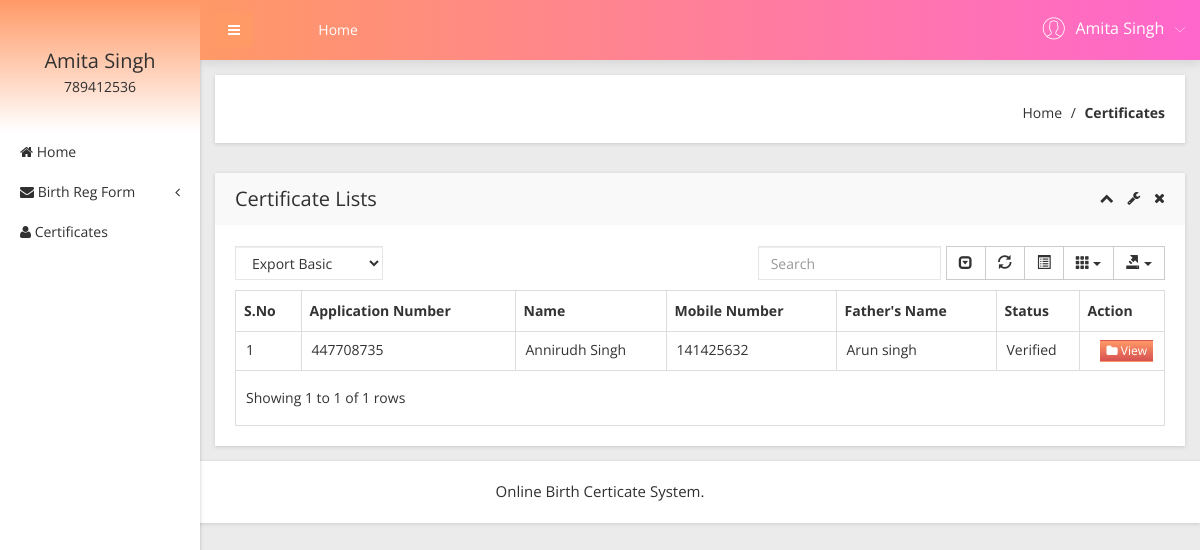
Page /obcs/user/certificates-list.php (signed in) on the committed database.
### tables this page shows
CREATE TABLE `tbluser` (
  `ID` int(10) NOT NULL,
  `FirstName` varchar(200) DEFAULT NULL,
  `LastName` varchar(200) DEFAULT NULL,
  `MobileNumber` bigint(10) DEFAULT NULL,
  `Address` mediumtext DEFAULT NULL,
  `Password` varchar(200) NOT NULL,
  `RegDate` timestamp NULL DEFAULT current_timestamp()
);

CREATE TABLE `tblapplication` (
  `ID` int(10) NOT NULL,
  `UserID` int(5) NOT NULL,
  `ApplicationID` varchar(200) DEFAULT NULL,
  `DateofBirth` varchar(200) DEFAULT NULL,
  `Gender` varchar(50) DEFAULT NULL,
  `FullName` varchar(200) DEFAULT NULL,
  `PlaceofBirth` varchar(200) DEFAULT NULL,
  `NameofFather` varchar(200) DEFAULT NULL,
  `NameOfMother` varchar(120) DEFAULT NULL,
  `PermanentAdd` mediumtext DEFAULT NULL,
  `PostalAdd` mediumtext DEFAULT NULL,
  `MobileNumber` bigint(10) DEFAULT NULL,
  `Email` varchar(200) DEFAULT NULL,
  `Dateofapply` timestamp NULL DEFAULT current_timestamp(),
  `Remark` varchar(200) DEFAULT NULL,
  `Status` varchar(50) DEFAULT NULL,
  `UpdationDate` timestamp NULL DEFAULT NULL ON UPDATE current_timestamp()
);

### obcs/user/certificates-list.php (the view, shortened to what this page needs)
<?php
include('includes/dbconnection.php');
if (strlen($_SESSION['obcsuid']==0)) {
  header('location:logout.php');
  } else{
  ?>
<!doctype html>
<html class="no-js" lang="en">
<head>
    <link rel="stylesheet" href="css/bootstrap.min.css">
    <link rel="stylesheet" href="css/font-awesome.min.css">
    <link rel="stylesheet" href="css/adminpro-custon-icon.css">
    <link rel="stylesheet" href="css/meanmenu.min.css">
    <link rel="stylesheet" href="css/jquery.mCustomScrollbar.min.css">
    <link rel="stylesheet" href="css/animate.css">
    <link rel="stylesheet" href="css/data-table/bootstrap-table.css">
    <link rel="stylesheet" href="css/data-table/bootstrap-editable.css">
    <link rel="stylesheet" href="css/normalize.css">
    <link rel="stylesheet" href="css/c3.min.css">
    <link rel="stylesheet" href="style.css">
    <link rel="stylesheet" href="css/responsive.css">
</head>
<body class="materialdesign">
    <div class="wrapper-pro">
      <?php include_once('includes/sidebar.php');?>
        <?php include_once('includes/header.php');?>
            <div class="breadcome-area mg-b-30 small-dn">
                <div class="container-fluid">
                    <div class="row">
                        <div class="col-lg-12">
                            <div class="breadcome-list shadow-reset">
                                <div class="row">
                                    <div class="col-lg-12">
                                        <ul class="breadcome-menu">
                                            <li><a href="dashboard.php">Home</a> <span class="bread-slash">/</span>
                                            </li>
                                            <li><span class="bread-blod">Certificates</span>
                                            </li>
                                        </ul>
                                    </div>
                                </div>
                            </div>
                        </div>
                    </div>
                </div>
            </div>
            <div class="data-table-area mg-b-15">
                <div class="container-fluid">
                    <div class="row">
                        <div class="col-lg-12">
                            <div class="sparkline13-list shadow-reset">
                                <div class="sparkline13-hd">
                                    <div class="main-sparkline13-hd">
                                        <h1>Certificate Lists</h1>
                                        <div class="sparkline13-outline-icon">
                                            <span class="sparkline13-collapse-link"><i class="fa fa-chevron-up"></i></span>
                                            <span><i class="fa fa-wrench"></i></span>
                                            <span class="sparkline13-collapse-close"><i class="fa fa-times"></i></span>
                                        </div>
                                    </div>
                                </div>
                                <div class="sparkline13-graph">
                                    <div class="datatable-dashv1-list custom-datatable-overright">
                                        <div id="toolbar">
                                            <select class="form-control">
                                                <option value="">Export Basic</option>
                                            </select>
                                        </div>
                                        <table id="table" data-toggle="table" data-pagination="true" data-search="true" data-show-columns="true" data-show-pagination-switch="true" data-show-refresh="true" data-key-events="true" data-show-toggle="true" data-resizable="true" data-cookie="true" data-cookie-id-table="saveId" data-show-export="true" data-click-to-select="true" data-toolbar="#toolbar">
                                            <thead>
                                                <tr>
                                                    <th>S.No</th>
                                                    <th>Application Number</th>
                                                    <th>Name</th>
                                                    <th >Mobile Number</th>
                                                    <th>Father's Name</th>
                                                    <th>Status</th>
                                                    <th data-field="action">Action</th>
                                                </tr>
                                            </thead>
                                            <tbody>
                                              <?php
                                            $uid= $_SESSION['obcsuid'];
$sql="SELECT * from tblapplication where UserID=:uid and Status='Verified'";
$query = $dbh -> prepare($sql);
$query-> bindParam(':uid', $uid, PDO::PARAM_STR);
$query->execute();
$results=$query->fetchAll(PDO::FETCH_OBJ);
$cnt=1;
if($query->rowCount() > 0)
{
foreach($results as $row)
{               ?>
                                                <tr>
                                                    <td><?php echo htmlentities($cnt);?></td>
                                                    <td><?php  echo htmlentities($row->ApplicationID);?></td>
                                                    <td><?php  echo htmlentities($row->FullName);?></td>
                                                   <td><?php  echo htmlentities($row->MobileNumber);?></td>
                                                    <td><?php  echo htmlentities($row->NameofFather);?></td>
                                                  <?php if($row->Status==""){ ?>
                     <td><?php echo "Still Pending"; ?></td>
<?php } else { ?>                  <td><?php  echo htmlentities($row->Status);?>
                  </td>
                  <?php } ?>
                                                    <td class="datatable-ct"><a href="certificates.php?viewid=<?php echo htmlentities ($row->ID);?>"><button class="btn btn-white btn-action btn-xs"><i class="fa fa-folder"></i> View</button></a>
                                                    </td>
                                                </tr>
                                             <?php $cnt=$cnt+1;}} ?>
                                            </tbody>
                                        </table>
                                    </div>
                                </div>
                            </div>
                        </div>
                    </div>
                </div>
            </div>
        </div>
    </div>
  <?php include_once('includes/footer.php');?>
</body>
</html><?php }  ?>

### obcs/user/includes/sidebar.php (shortened to what this page needs)
        <?php
include('includes/dbconnection.php');
if (strlen($_SESSION['obcsuid']==0)) {
  header('location:logout.php');
  } else{
  ?>
  <div class="left-sidebar-pro">
            <nav id="sidebar">
                <div class="sidebar-header">
                     <?php
$uid=$_SESSION['obcsuid'];
$sql="SELECT FirstName,LastName,MobileNumber from  tbluser where ID=:uid";
$query = $dbh -> prepare($sql);
$query->bindParam(':uid',$uid,PDO::PARAM_STR);
$query->execute();
$results=$query->fetchAll(PDO::FETCH_OBJ);
$cnt=1;
if($query->rowCount() > 0)
{
foreach($results as $row)
{               ?>
                    <h3><?php  echo $row->FirstName;?>  <?php  echo $row->LastName;?></h3>
                    <p><?php  echo $row->MobileNumber;?></p><?php $cnt=$cnt+1;}} ?>
                </div>
                <div class="left-custom-menu-adp-wrap">
                    <ul class="nav navbar-nav left-sidebar-menu-pro">
                        <li class="nav-item">
                            <a href="dashboard.php" role="button" aria-expanded="false"><i class="fa big-icon fa-home"></i> <span class="mini-dn">Home</span> </a>
                        </li>
                        <li class="nav-item"><a href="#" data-toggle="dropdown" role="button" aria-expanded="false" class="nav-link dropdown-toggle"><i class="fa big-icon fa-envelope"></i> <span class="mini-dn">Birth Reg Form</span> <span class="indicator-right-menu mini-dn"><i class="fa indicator-mn fa-angle-left"></i></span></a>
                        </li>
                       <li class="nav-item">
                            <a href="certificates-list.php" role="button" aria-expanded="false"><i class="fa big-icon fa-user"></i> <span class="mini-dn">Certificates</span> </a>
                        </li>
                    </ul>
                </div>
            </nav>
        </div><?php }  ?>

### obcs/user/includes/header.php (shortened to what this page needs)
       <?php
include('includes/dbconnection.php');
if (strlen($_SESSION['obcsuid']==0)) {
  header('location:logout.php');
  } else{
  ?>
 <div class="content-inner-all">
            <div class="header-top-area">
                <div class="fixed-header-top">
                    <div class="container-fluid">
                        <div class="row">
                            <div class="col-lg-1 col-md-6 col-sm-6 col-xs-12">
                                <button type="button" id="sidebarCollapse" class="btn bar-button-pro header-drl-controller-btn btn-info navbar-btn">
                                    <i class="fa fa-bars"></i>
                                </button>
                            </div>
                            <div class="col-lg-6 col-md-1 col-sm-1 col-xs-12">
                                <div class="header-top-menu tabl-d-n">
                                    <ul class="nav navbar-nav mai-top-nav">
                                        <li class="nav-item"><a href="dashboard.php" class="nav-link">Home</a>
                                        </li>
                                    </ul>
                                </div>
                            </div>
                            <div class="col-lg-5 col-md-5 col-sm-6 col-xs-12">
                                <div class="header-right-info">
                                    <ul class="nav navbar-nav mai-top-nav header-right-menu">
                                <?php
$uid=$_SESSION['obcsuid'];
$sql="SELECT FirstName,LastName,MobileNumber from  tbluser where ID=:uid";
$query = $dbh -> prepare($sql);
$query->bindParam(':uid',$uid,PDO::PARAM_STR);
$query->execute();
$results=$query->fetchAll(PDO::FETCH_OBJ);
$cnt=1;
if($query->rowCount() > 0)
{
foreach($results as $row)
{               ?>
                                        <li class="nav-item">
                                            <a href="#" data-toggle="dropdown" role="button" aria-expanded="false" class="nav-link dropdown-toggle">
                                                <span class="adminpro-icon adminpro-user-rounded header-riht-inf"></span>
                                                <span class="admin-name"><?php  echo $row->FirstName;?>  <?php  echo $row->LastName;?> </span>
                                                <span class="author-project-icon adminpro-icon adminpro-down-arrow"></span><?php $cnt=$cnt+1;}} ?>
                                            </a>
                                        </li>
                                    </ul>
                                </div>
                            </div>
                        </div>
                    </div>
                </div>
            </div><?php }  ?>

### rows in the picture
tbluser: FirstName "Amita", LastName "Singh", MobileNumber "789412536"
tblapplication: ApplicationID "447708735", FullName "Annirudh Singh", MobileNumber "141425632", NameofFather "Arun singh", Status "Verified"
